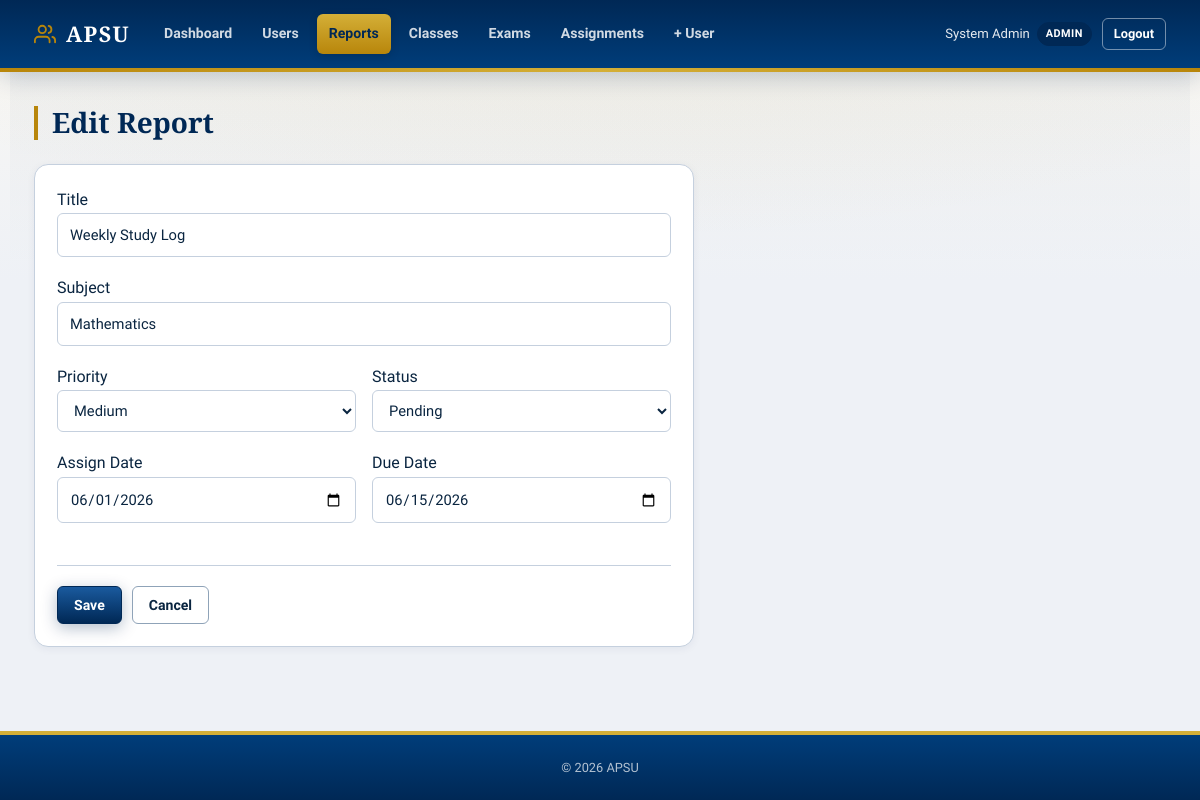
The page /reports/index.php?action=edit&id=2 (signed in) on the database its author committed.
### tables this page shows
CREATE TABLE reports (
    id          INT AUTO_INCREMENT PRIMARY KEY,
    user_id     INT NOT NULL,
    title       VARCHAR(255) NOT NULL,
    subject     VARCHAR(255) NOT NULL,
    priority    ENUM('Low', 'Medium', 'High') NOT NULL DEFAULT 'Medium',
    assign_date DATE NOT NULL,
    due_date    DATE NOT NULL,
    status      ENUM('Pending', 'In Progress', 'Completed') NOT NULL DEFAULT 'Pending',
    created_at  TIMESTAMP NOT NULL DEFAULT CURRENT_TIMESTAMP,
    FOREIGN KEY (user_id) REFERENCES users(id) ON DELETE CASCADE
);

### reports/model/Report.php (called while the page is built, shortened)
<?php
class Report
{
    private PDO $pdo;
    public function __construct(PDO $pdo)
    {
        $this->pdo = $pdo;
    }
    public function getById(int $id): ?array
    {
        $stmt = $this->pdo->prepare('SELECT r.*, u.full_name AS owner_name FROM reports r JOIN users u ON r.user_id = u.id WHERE r.id = ?');
        $stmt->execute([$id]);
        $row = $stmt->fetch();
        return $row ?: null;
    }
}

### reports/views/form.php (the view)
<?php
require __DIR__ . '/../../includes/header.php'; ?>
<div class="page-header"><h1 class="page-title"><?= htmlspecialchars($pageTitle) ?></h1></div>
<div class="card form-card"><div class="card-body">
<form method="POST">
    <div class="form-group"><label>Title</label><input name="title" class="form-control" required value="<?= htmlspecialchars($report['title']) ?>"></div>
    <div class="form-group"><label>Subject</label><input name="subject" class="form-control" required value="<?= htmlspecialchars($report['subject']) ?>"></div>
    <div class="form-row">
        <div class="form-group"><label>Priority</label>
            <select name="priority" class="form-control"><?php foreach (['Low','Medium','High'] as $p): ?>
                <option value="<?= $p ?>" <?= ($report['priority'] ?? '') === $p ? 'selected' : '' ?>><?= $p ?></option>
            <?php endforeach; ?></select>
        </div>
        <div class="form-group"><label>Status</label>
            <select name="status" class="form-control"><?php foreach (['Pending','In Progress','Completed'] as $s): ?>
                <option value="<?= $s ?>" <?= ($report['status'] ?? '') === $s ? 'selected' : '' ?>><?= $s ?></option>
            <?php endforeach; ?></select>
        </div>
    </div>
    <div class="form-row">
        <div class="form-group"><label>Assign Date</label><input type="date" name="assign_date" class="form-control" required value="<?= htmlspecialchars($report['assign_date'] ?? '') ?>"></div>
        <div class="form-group"><label>Due Date</label><input type="date" name="due_date" class="form-control" required value="<?= htmlspecialchars($report['due_date'] ?? '') ?>"></div>
    </div>
    <div class="form-actions">
        <button type="submit" class="btn btn-primary">Save</button>
        <a href="index.php" class="btn btn-outline">Cancel</a>
    </div>
</form>
</div></div>
<?php require __DIR__ . '/../../includes/footer.php'; ?>

### assets/css/style.css (style rules this page uses)
*, *::before, *::after { box-sizing: border-box; margin: 0; padding: 0; }
:root { --color-navy: #002855; --color-navy-mid: #003d7a; --color-navy-light: #1a5a9e; --color-gold: #b8860b; --color-gold-bright: #d4af37; --color-gold-light: #f5ecd4; --color-cream: #faf8f3; --color-maroon: #6b1f2a; --color-bg: #eef1f6; --color-surface: #ffffff; --color-soft: #e4eaf2; --color-border: #c5d0de; --color-border-dark: #8fa3b8; --color-text: #0a2540; --color-text-muted: #3d5266; --color-text-light: #5c7083; --color-primary: #002855; --color-primary-h: #001d3d; --color-primary-lt: #e8eef6; --color-success: #166534; --color-success-lt: #dcfce7; --color-warning: #92400e; --color-warning-lt: #fef3c7; --color-danger: #991b1b; --color-danger-lt: #fee2e2; --color-info: #1e40af; --color-info-lt: #dbeafe; --radius-sm: 6px; --radius: 10px; --radius-lg: 14px; --shadow-sm: 0 2px 8px rgba(0, 40, 85, .06); --shadow: 0 12px 32px rgba(0, 40, 85, .1); --shadow-lg: 0 24px 56px rgba(0, 40, 85, .14); --font-serif: "Crimson Pro", "Georgia", "Times New Roman", serif; --font-sans: "Source Sans 3", "Segoe UI", system-ui, sans-serif; --font-mono: "Cascadia Code", monospace; --header-h: 72px; --transition: 0.2s cubic-bezier(0.4, 0, 0.2, 1); }
html { font-size: 16px; scroll-behavior: smooth; }
body { min-height: 100vh; display: flex; flex-direction: column; font-family: var(--font-sans); font-weight: 400; color: var(--color-text); background-color: var(--color-bg); background-image: radial-gradient(ellipse 80% 50% at 50% -20%, rgba(212, 175, 55, .12), transparent), linear-gradient(180deg, var(--color-cream) 0%, var(--color-bg) 280px); line-height: 1.65; -webkit-font-smoothing: antialiased; }
a { color: var(--color-primary); text-decoration: none; }
.form-group { margin-bottom: 18px; }
.form-control { width: 100%; min-height: 42px; padding: 9px 12px; border: 1.5px solid var(--color-border); border-radius: var(--radius-sm); outline: none; background: var(--color-surface); color: var(--color-text); font: inherit; font-size: .92rem; transition: border-color .15s, box-shadow .15s, background .15s; }
select.form-control { cursor: pointer; }
.form-row { display: grid; grid-template-columns: 1fr 1fr; gap: 16px; }
.btn { min-height: 38px; display: inline-flex; align-items: center; justify-content: center; gap: 7px; padding: 9px 16px; border: 1.5px solid transparent; border-radius: var(--radius-sm); font: inherit; font-size: .88rem; font-weight: 800; line-height: 1; white-space: nowrap; cursor: pointer; text-decoration: none; transition: transform .15s, box-shadow .15s, background .15s, border-color .15s, color .15s; }
.btn-primary { border-color: var(--color-navy); background: linear-gradient(180deg, var(--color-navy-light) 0%, var(--color-navy) 100%); color: #fff; box-shadow: 0 4px 16px rgba(0, 40, 85, .3); }
.btn-outline { border-color: var(--color-border-dark); background: rgba(255, 255, 255, .76); color: var(--color-text); }
.card { border: 1px solid var(--color-border); border-radius: var(--radius-lg); background: var(--color-surface); box-shadow: var(--shadow-sm); overflow: hidden; transition: box-shadow var(--transition); }
.card-body { padding: 22px; }
.page-header { display: flex; align-items: center; justify-content: space-between; gap: 14px; flex-wrap: wrap; margin-bottom: 24px; }
.page-title { color: var(--color-navy); font-family: var(--font-serif); font-size: 1.75rem; font-weight: 700; line-height: 1.2; border-left: 4px solid var(--color-gold); padding-left: 14px; }
.form-card { max-width: 660px; }
.form-actions { display: flex; align-items: center; gap: 10px; flex-wrap: wrap; margin-top: 24px; padding-top: 20px; border-top: 1px solid var(--color-border); }

### rows shown on the page
reports: title "Weekly Study Log", subject "Mathematics", priority "Medium", status "Pending", assign_date "06/01/2026", due_date "06/15/2026"

### other values the page prints
$_SESSION['full_name'] "System Admin"
$role "ADMIN"
$pageTitle "Edit Report"
